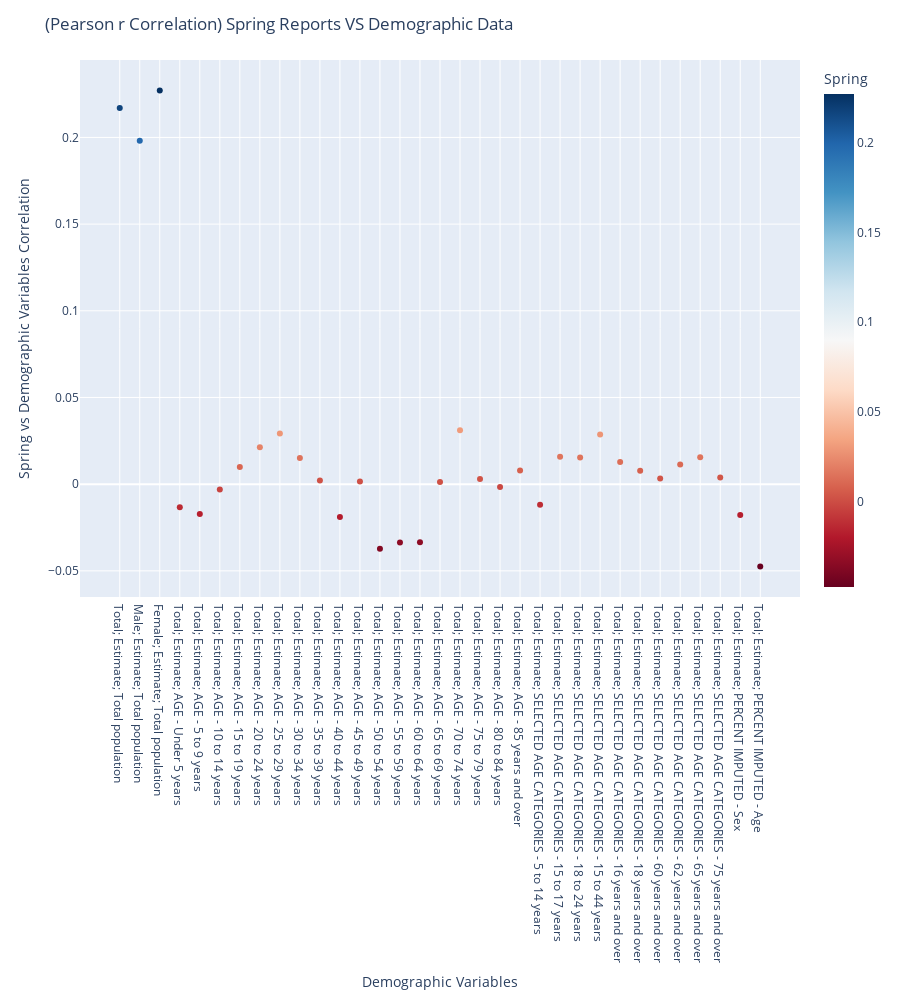

Notebook cell for this chart:
### Code cell
season_to_do = "Spring"
fig = px.scatter(corr, x="DemographicVariable", y=season_to_do, color=season_to_do, 
                color_continuous_scale=px.colors.sequential.RdBu,
                width=900, height=1000)
fig.update_layout(
    title = '(Pearson r Correlation) '+season_to_do+' Reports VS Demographic Data',
    yaxis_title = season_to_do+' vs Demographic Variables Correlation',
    xaxis_title = "Demographic Variables",
)
fig.show()

### Figure 1 — Plotly figure (JSON) as saved in the notebook; plotly's stock layout.template omitted (floating-point values rounded to 4 significant figures)
{"data": [{"hoverlabel": {"namelength": 0}, "hovertemplate": "DemographicVariable=%{x}<br>Spring=%{marker.color}", "legendgroup": "", "marker": {"color": [0.2169, 0.1981, 0.227, -0.01331, -0.01717, -0.003143, 0.00987, 0.02125, 0.02923, 0.01505, 0.002048, -0.01899, 0.001484, -0.03728, -0.03364, -0.03351, 0.001299, 0.03104, 0.002996, -0.001703, 0.007871, -0.01192, 0.01575, 0.01537, 0.02871, 0.01284, 0.007774, 0.003281, 0.0114, 0.01547, 0.003816, -0.01775, -0.04743], "coloraxis": "coloraxis", "symbol": "circle"}, "mode": "markers", "name": "", "showlegend": false, "type": "scatter", "x": ["Total; Estimate; Total population", "Male; Estimate; Total population", "Female; Estimate; Total population", "Total; Estimate; AGE - Under 5 years", "Total; Estimate; AGE - 5 to 9 years", "Total; Estimate; AGE - 10 to 14 years", "Total; Estimate; AGE - 15 to 19 years", "Total; Estimate; AGE - 20 to 24 years", "Total; Estimate; AGE - 25 to 29 years", "Total; Estimate; AGE - 30 to 34 years", "Total; Estimate; AGE - 35 to 39 years", "Total; Estimate; AGE - 40 to 44 years", "Total; Estimate; AGE - 45 to 49 years", "Total; Estimate; AGE - 50 to 54 years", "Total; Estimate; AGE - 55 to 59 years", "Total; Estimate; AGE - 60 to 64 years", "Total; Estimate; AGE - 65 to 69 years", "Total; Estimate; AGE - 70 to 74 years", "Total; Estimate; AGE - 75 to 79 years", "Total; Estimate; AGE - 80 to 84 years", "Total; Estimate; AGE - 85 years and over", "Total; Estimate; SELECTED AGE CATEGORIES - 5 to 14 years", "Total; Estimate; SELECTED AGE CATEGORIES - 15 to 17 years", "Total; Estimate; SELECTED AGE CATEGORIES - 18 to 24 years", "Total; Estimate; SELECTED AGE CATEGORIES - 15 to 44 years", "Total; Estimate; SELECTED AGE CATEGORIES - 16 years and over", "Total; Estimate; SELECTED AGE CATEGORIES - 18 years and over", "Total; Estimate; SELECTED AGE CATEGORIES - 60 years and over", "Total; Estimate; SELECTED AGE CATEGORIES - 62 years and over", "Total; Estimate; SELECTED AGE CATEGORIES - 65 years and over", "Total; Estimate; SELECTED AGE CATEGORIES - 75 years and over", "Total; Estimate; PERCENT IMPUTED - Sex", "Total; Estimate; PERCENT IMPUTED - Age"], "xaxis": "x", "y": [0.2169, 0.1981, 0.227, -0.01331, -0.01717, -0.003143, 0.00987, 0.02125, 0.02923, 0.01505, 0.002048, -0.01899, 0.001484, -0.03728, -0.03364, -0.03351, 0.001299, 0.03104, 0.002996, -0.001703, 0.007871, -0.01192, 0.01575, 0.01537, 0.02871, 0.01284, 0.007774, 0.003281, 0.0114, 0.01547, 0.003816, -0.01775, -0.04743], "yaxis": "y"}], "layout": {"coloraxis": {"colorbar": {"title": {"text": "Spring"}}, "colorscale": [[0, "rgb(103,0,31)"], [0.1, "rgb(178,24,43)"], [0.2, "rgb(214,96,77)"], [0.3, "rgb(244,165,130)"], [0.4, "rgb(253,219,199)"], [0.5, "rgb(247,247,247)"], [0.6, "rgb(209,229,240)"], [0.7, "rgb(146,197,222)"], [0.8, "rgb(67,147,195)"], [0.9, "rgb(33,102,172)"], [1, "rgb(5,48,97)"]]}, "height": 1000, "legend": {"tracegroupgap": 0}, "margin": {"t": 60}, "title": {"text": "(Pearson r Correlation) Spring Reports VS Demographic Data"}, "width": 900, "xaxis": {"anchor": "y", "domain": [0, 1], "title": {"text": "Demographic Variables"}}, "yaxis": {"anchor": "x", "domain": [0, 1], "title": {"text": "Spring vs Demographic Variables Correlation"}}}}
